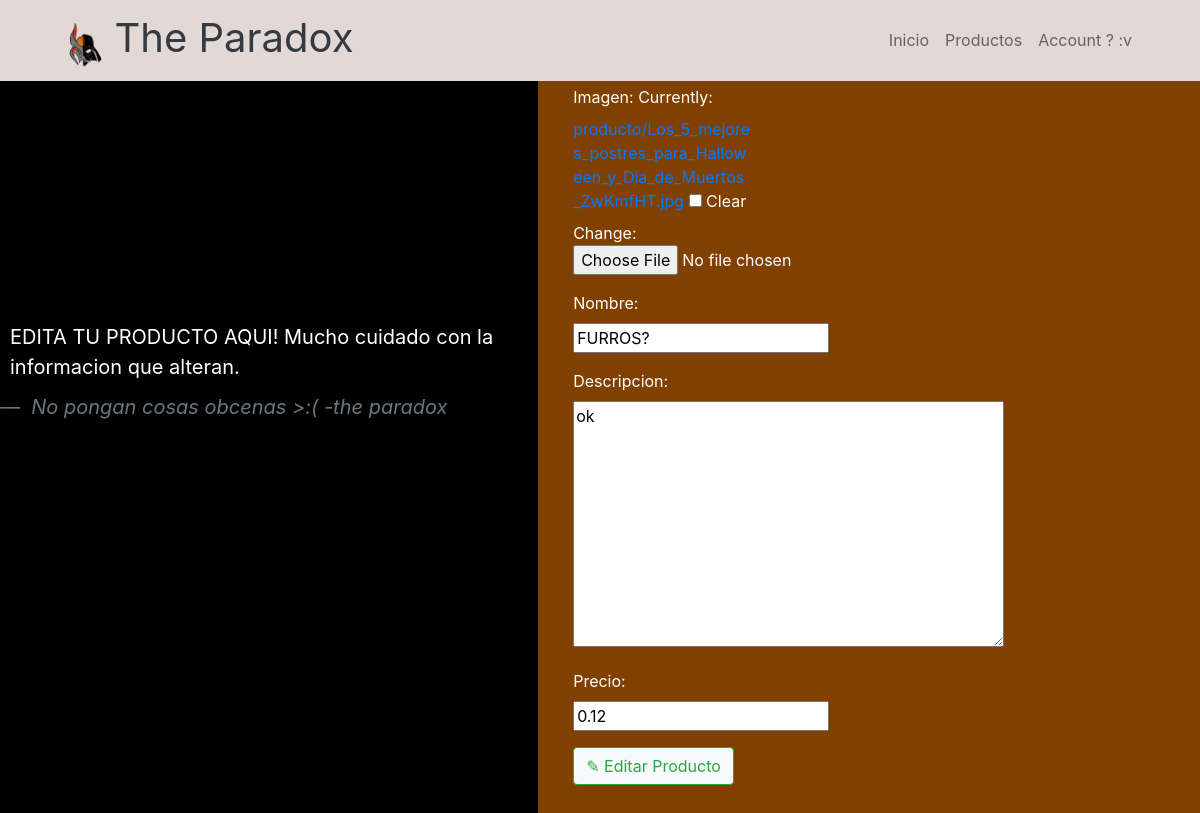
The page /actualizar/1/ on the database its author committed.
### general/models.py (models this page shows, shortened)
class Producto(models.Model):
    categoria = models.ForeignKey('Categoria', on_delete=models.CASCADE)
    imagen = models.ImageField(upload_to='producto/', blank=True)
    nombre = models.CharField(max_length=200)
    descripcion = models.TextField()
    precio = models.DecimalField(max_digits=10, decimal_places=2)
    visible = models.BooleanField(default=True)

class Categoria(models.Model):
    nombre = models.CharField(max_length=200)
    descripcion = models.TextField(null=True)
    def __str__(self) -> str:
        return self.nombre

### general/views.py (the view)
# urls.py: path('actualizar/<int:producto_id>/', views.actualizar, name='actualizar'),
def actualizar(request, producto_id):
    producto = get_object_or_404(Producto, pk=producto_id)
    if request.method == 'POST':
        form = ProductoF(request.POST, request.FILES, instance=producto)
        if form.is_valid():
            form.save()
            return redirect('rate', producto_id=producto_id)
    else:
        form = ProductoF(instance=producto)
    return render(request, 'general/actualizar.html', {'form': form})

### general/forms.py
class ProductoF(forms.ModelForm):
    class Meta:
        model = Producto
        fields = ['categoria', 'imagen', 'nombre', 'descripcion', 'precio']
        help_texts = {k:" " for k in fields}

### general/templates/general/actualizar.html (shortened to what this page needs)
{% extends 'general/base.html' %}
{% load static %}
{% block content %}
<html>
<div class="video-container">
    <div>
      <video autoplay muted preload="auto" loop width="2000" height="2000">
        <source src="{% static 'imagen/mylivewallpapers-com-Walking-Warrior-4K.mp4' %}" type="video/mp4">
      </video>
        <div class="overlay">
            <figure>
                  <blockquote class="blockquote" style="font-size: 20px; padding: 10px;">
                    <p> EDITA TU PRODUCTO AQUI! Mucho cuidado con la informacion que alteran.</p>
                  </blockquote>
                  <figcaption class="blockquote-footer fst-italic" style="font-size: 20px;">
                    No pongan cosas obcenas >:( <cite title="Source Title"> -the paradox </cite>
                  </figcaption>
            </figure>
            <div class="card mt-5 border border-0" style="background-color: rgba(255, 128, 0, 0.5); ">
            <div class="card-body">
                <div class="col-md-4 mb-3">
                    <form method="post" enctype="multipart/form-data">
                        {{ form.as_p }}
                        <button type="submit" class="btn btn-outline-success bg-light">✎ Editar Producto</button>
                    </form>
                </div>
            </div>
            </div>
        </div>
    </div>
</div>
</html>
{% endblock %}

### general/templates/general/actualizar.html (style rules this page uses)
body { background-color: #000000; color: #fff; position: relative; }
.video-container { position: relative; }
video { width: 100%; height: auto; }
.overlay { position: absolute; top: 80px; left: 0; width: 100%; height: 100%; background-color: rgba(0, 0, 0, 0.7); color: #fff; display: flex; justify-content: center; align-items: center; }

### rows shown on the page
Producto: descripcion "ok", precio "0.12"
Categoria: nombre "FURROS?"
